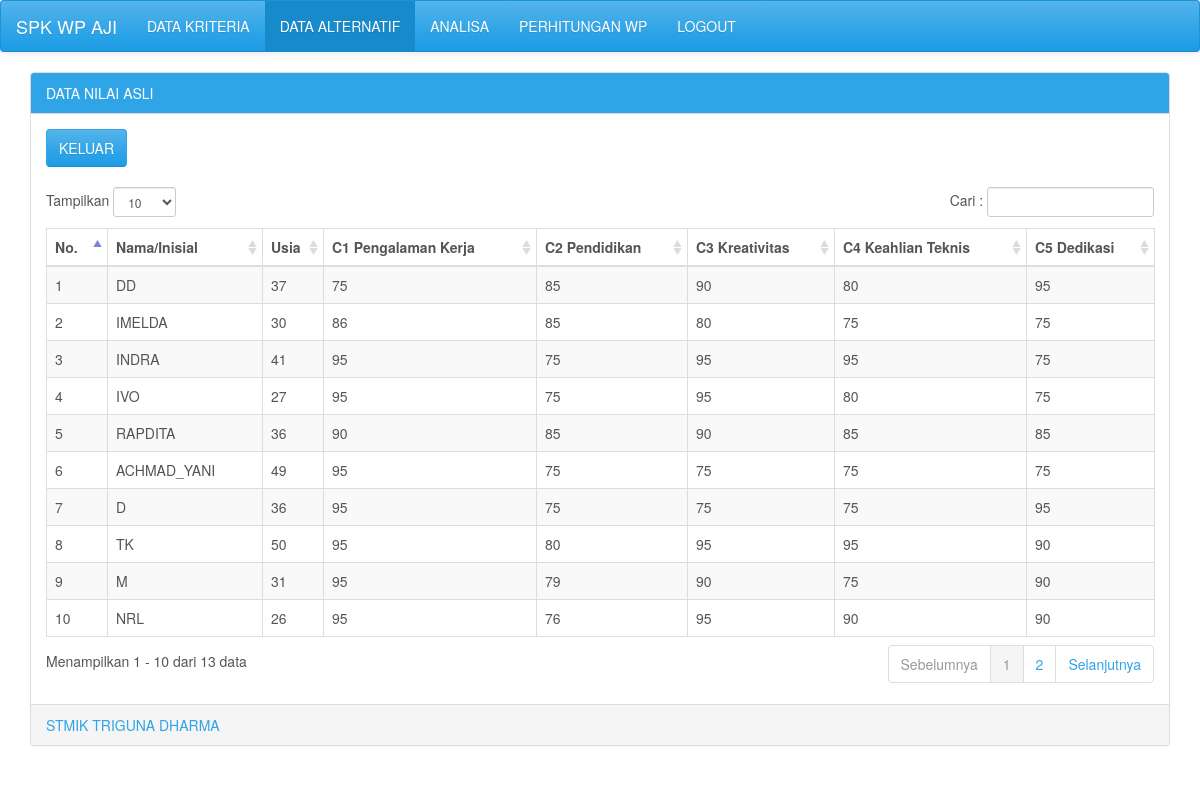
The app's page /dataasli.php with its own data.
### tables this page shows
CREATE TABLE `dataasli` (
  `id` int(20) NOT NULL,
  `nama/inisial` varchar(30) NOT NULL,
  `usia` char(80) NOT NULL,
  `C1` char(98) NOT NULL,
  `C2` char(98) NOT NULL,
  `C3` char(98) NOT NULL,
  `C4` char(98) NOT NULL,
  `C5` char(98) NOT NULL
);

### dataasli.php (the view, shortened to what this page needs)
<?php
include('configdb.php');
?>
<!DOCTYPE html>
<html lang="en">
<head>
	<link href="ui/css/cerulean.min.css" rel="stylesheet">
	<link rel="stylesheet" type="text/css" href="ui/css/datatables/dataTables.bootstrap.css">
</head>
<body>
	<nav class="navbar navbar-default">
		<div class="container-fluid">
			<div class="navbar-header">
				<a class="navbar-brand" href="#"><?php echo $_SESSION['judul']; ?></a>
			</div>
			<div id="navbar" class="navbar-collapse collapse">
				<ul class="nav navbar-nav">
					<li><a href="kriteria.php">DATA KRITERIA</a></li>
					<li class="active"><a href="#">DATA ALTERNATIF</a></li>
					<li><a href="analisa.php">ANALISA</a></li>
					<li><a href="perhitungan.php">PERHITUNGAN WP</a></li>
					<li><a href="logout.php">LOGOUT</a></li>
				</ul>
			</div>
		</div>
	</nav>
	<div class="container">
		<div class="panel panel-primary">
			<div class="panel-heading">DATA NILAI ASLI</div>
			<?php
			$kriteria = $mysqli->query("select * from kriteria");
			$i = 0;
			while ($row = $kriteria->fetch_assoc()) {
				@$k[$i] = $row["kriteria"];
				$i++;
			}
			$dataasli = $mysqli->query("select * from dataasli");
			?>
			<div class="panel-body table-responsive">
				<a class='btn btn-primary' href='alternatif.php'> KELUAR</a><br /><br />
				<table id="example" class="table table-striped table-bordered table-hover" cellspacing="0" width="100%">
					<thead>
						<tr>
							<th>No.</th>
							<th>Nama/Inisial</th>
							<th>Usia</th>
							<th><?php echo ucwords($k[0]); ?></th>
							<th><?php echo ucwords($k[1]); ?></th>
							<th><?php echo ucwords($k[2]); ?></th>
							<th><?php echo ucwords($k[3]); ?></th>
							<th><?php echo ucwords($k[4]); ?></th>
						</tr>
					</thead>
					<tbody>
						<?php
						$i = 1;
						while ($row = $dataasli->fetch_assoc()) {
							echo '<tr>';
							echo '<td>' . $i++ . '</td>';
							echo '<td>' . $row["nama/inisial"] . '</td>';
							echo '<td>' . $row["usia"] . '</td>';
							echo '<td>' . $row["C1"] . '</td>';
							echo '<td>' . $row["C2"] . '</td>';
							echo '<td>' . $row["C3"] . '</td>';
							echo '<td>' . $row["C4"] . '</td>';
							echo '<td>' . $row["C5"] . '</td>';
						}
						?>
					</tbody>
				</table>
			</div>
			<div class="panel-footer text-primary"><?php echo $_SESSION['by']; ?><div class="pull-right"></div>
			</div>
		</div>
	</div>
</body>
</html>

### records on screen
dataasli: value "DD", usia "37", C1 "75", C2 "85", C3 "90", C4 "80", C5 "95"
dataasli: value "IMELDA", usia "30", C1 "86", C2 "85", C3 "80", C4 "75", C5 "75"
dataasli: value "INDRA", usia "41", C1 "95", C2 "75", C3 "95", C4 "95", C5 "75"
dataasli: value "IVO", usia "27", C1 "95", C2 "75", C3 "95", C4 "80", C5 "75"
dataasli: value "RAPDITA", usia "36", C1 "90", C2 "85", C3 "90", C4 "85", C5 "85"
dataasli: value "ACHMAD_YANI", usia "49", C1 "95", C2 "75", C3 "75", C4 "75", C5 "75"
dataasli: value "D", usia "36", C1 "95", C2 "75", C3 "75", C4 "75", C5 "95"
dataasli: value "TK", usia "50", C1 "95", C2 "80", C3 "95", C4 "95", C5 "90"
dataasli: value "M", usia "31", C1 "95", C2 "79", C3 "90", C4 "75", C5 "90"
dataasli: value "NRL", usia "26", C1 "95", C2 "76", C3 "95", C4 "90", C5 "90"

### other values on screen
$_SESSION['judul'] "SPK WP AJI"
$k[0] "C1 Pengalaman Kerja"
$k[1] "C2 Pendidikan"
$k[2] "C3 Kreativitas"
$k[3] "C4 Keahlian Teknis"
$k[4] "C5 Dedikasi"
$_SESSION['by'] "STMIK TRIGUNA DHARMA"
